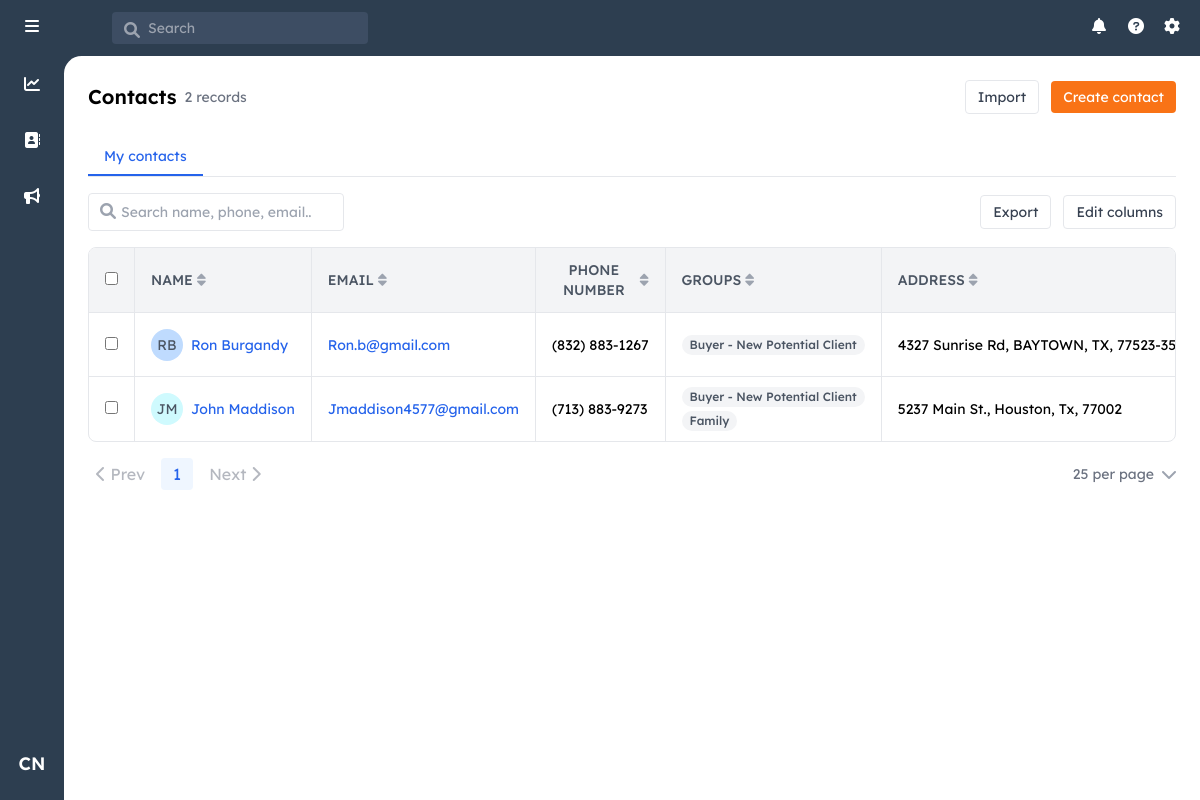
Page / (signed in) on the earlier database version.
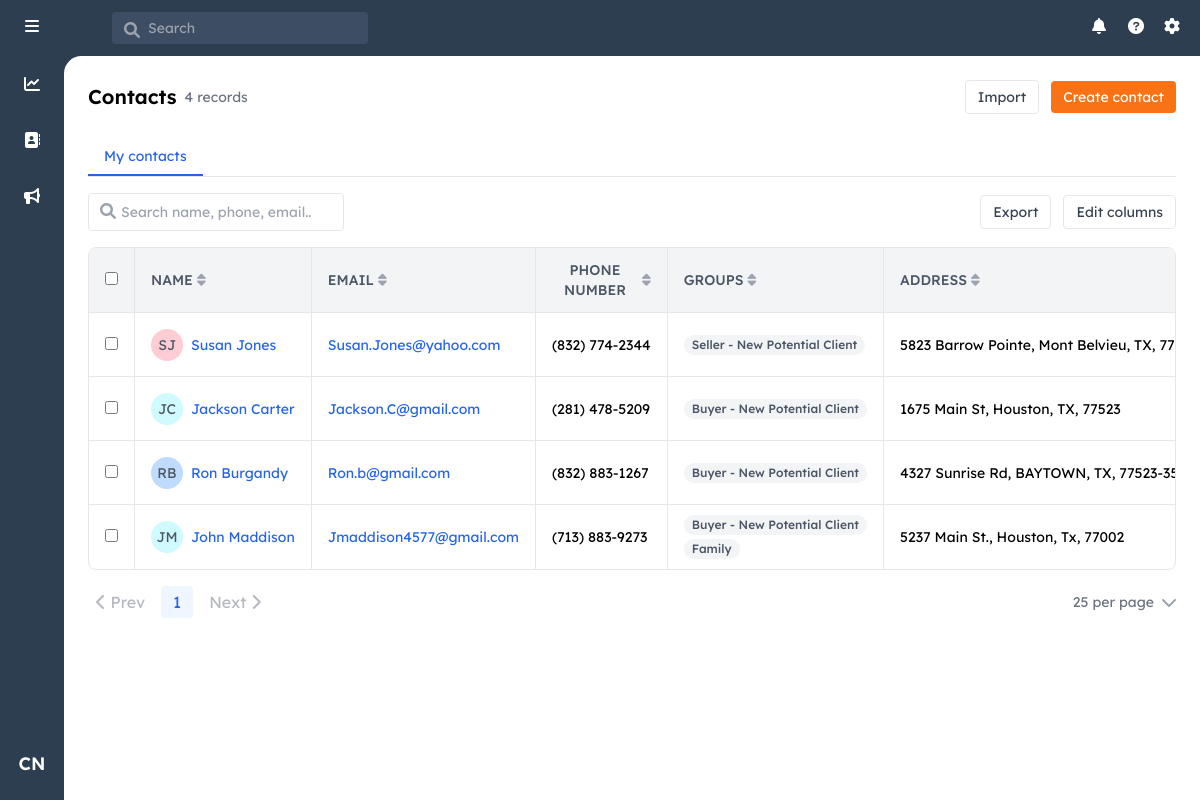
Same page on the later database version.
### models.py (models this page shows, shortened)
class User(UserMixin, db.Model):
    id = db.Column(db.Integer, primary_key=True)
    username = db.Column(db.String(80), unique=True, nullable=False)
    email = db.Column(db.String(120), unique=True, nullable=False)
    password_hash = db.Column(db.String(128))
    first_name = db.Column(db.String(80), nullable=False)
    last_name = db.Column(db.String(80), nullable=False)
    role = db.Column(db.String(20), nullable=False, default='agent')
    created_at = db.Column(db.DateTime, nullable=False, default=datetime.utcnow)
    last_login = db.Column(db.DateTime)

class Contact(db.Model):
    id = db.Column(db.Integer, primary_key=True)
    user_id = db.Column(db.Integer, db.ForeignKey('user.id'), nullable=False)
    first_name = db.Column(db.String(80), nullable=False)
    last_name = db.Column(db.String(80), nullable=False)
    email = db.Column(db.String(120))
    phone = db.Column(db.String(20))
    street_address = db.Column(db.String(200))
    city = db.Column(db.String(100))
    state = db.Column(db.String(50))
    zip_code = db.Column(db.String(20))
    notes = db.Column(db.Text)
    created_at = db.Column(db.DateTime, nullable=False, default=datetime.utcnow)
    updated_at = db.Column(db.DateTime, nullable=False, default=datetime.utcnow,
                          onupdate=datetime.utcnow)
    potential_commission = db.Column(db.Numeric(10, 2), nullable=False, default=5000.00)
    owner = db.relationship('User', backref=db.backref('contacts', lazy=True))
    groups = db.relationship('ContactGroup',
                           secondary=contact_groups,
                           back_populates='contacts',
                           lazy='joined')

class ContactGroup(db.Model):
    id = db.Column(db.Integer, primary_key=True)
    name = db.Column(db.String(100), unique=True, nullable=False)
    category = db.Column(db.String(50), nullable=False)
    sort_order = db.Column(db.Integer, nullable=False)
    created_at = db.Column(db.DateTime, nullable=False, default=datetime.utcnow)
    contacts = db.relationship('Contact',
                             secondary=contact_groups,
                             back_populates='groups',
                             lazy='dynamic')

### app.py (the view, shortened to what this page needs)
    @app.route('/')
    @login_required
    def index():
        show_all = request.args.get('view') == 'all' and current_user.role == 'admin'
        sort_by = request.args.get('sort', 'created_at')
        sort_dir = request.args.get('dir', 'desc')
        search_query = request.args.get('q', '').strip()
        if show_all:
            query = Contact.query
        else:
            query = Contact.query.filter_by(user_id=current_user.id)
        if sort_by == 'owner':
            query = query.join(User, Contact.user_id == User.id)
            if sort_dir == 'asc':
                query = query.order_by(User.first_name.asc(), User.last_name.asc())
            else:
                query = query.order_by(User.first_name.desc(), User.last_name.desc())
        elif sort_by == 'potential_commission':
            from sqlalchemy import func
            if sort_dir == 'asc':
                query = query.order_by(func.coalesce(Contact.potential_commission, 0).asc())
            else:
                query = query.order_by(func.coalesce(Contact.potential_commission, 0).desc())
        else:
            sort_map = {
                'name': [Contact.first_name, Contact.last_name],
                'email': [Contact.email],
                'phone': [Contact.phone],
                'address': [Contact.street_address],
                'notes': [Contact.notes],
                'created_at': [Contact.created_at]
            }
            if sort_by in sort_map:
                sort_attrs = sort_map[sort_by]
                if sort_dir == 'asc':
                    query = query.order_by(*[attr.asc() for attr in sort_attrs])
                else:
                    query = query.order_by(*[attr.desc() for attr in sort_attrs])
        contacts = query.all()
        return render_template('index.html',
                               contacts=contacts,
                               show_all=show_all,
                               current_sort=sort_by,
                               current_dir=sort_dir)

### templates/index.html (shortened to what this page needs)
{% extends "base.html" %}
{% block content %}
<div class="p-6">
    <div class="flex justify-between items-center mb-6">
        <div class="flex items-center space-x-2">
            <h1 class="text-xl font-semibold">Contacts</h1>
            <span class="text-sm text-gray-500">{{ contacts|length }} record{% if contacts|length != 1 %}s{% endif %}</span>
        </div>
        <div class="flex items-center space-x-3">
            <div class="relative">
                <button onclick="document.getElementById('csvFile').click()"
                        id="importButton"
                        class="text-sm px-3 py-1.5 border rounded text-gray-700 hover:bg-gray-50">
                    Import
                </button>
            </div>
            <a href="{{ url_for('create_contact') }}" class="text-sm px-3 py-1.5 bg-orange-500 text-white rounded hover:bg-orange-600">
                Create contact
            </a>
        </div>
    </div>
    <div class="border-b mb-4">
        <div class="flex space-x-6">
            <button
                class="px-4 py-2 text-sm {% if not show_all %}text-blue-600 border-b-2 border-blue-600{% else %}text-gray-600 hover:text-gray-800{% endif %}"
                onclick="window.location.href = '{{ url_for('index', view='my') }}';"
            >
                My contacts
            </button>
        </div>
    </div>
    <div class="mb-4 flex items-center justify-between">
        <div class="relative">
            <input
                type="text"
                id="searchInput"
                placeholder="Search name, phone, email..."
                class="w-64 pl-8 pr-8 py-2 border rounded text-sm"
                value="{{ request.args.get('q', '') }}"
                autocomplete="off"
            >
            <i class="fas fa-search absolute left-3 top-2.5 text-gray-400"></i>
        </div>
        <div class="flex items-center space-x-3">
            <a href="{{ url_for('export_contacts', view=request.args.get('view'), q=request.args.get('q')) }}"
               class="text-sm px-3 py-1.5 border rounded text-gray-700 hover:bg-gray-50">
                Export
            </a>
            <button class="text-sm px-3 py-1.5 border rounded text-gray-700 hover:bg-gray-50">
                Edit columns
            </button>
        </div>
    </div>
    <div class="border rounded-lg overflow-hidden">
        <table class="w-full">
            <thead class="bg-gray-100 text-sm border-b">
                <tr>
                    <th class="w-8 px-4 py-3">
                        <input type="checkbox" class="rounded">
                    </th>
                    <th class="w-64 px-4 py-3 font-medium text-gray-600 border-l text-sm">
                        <div class="flex items-center space-x-1 cursor-pointer" onclick="sortTable('name')">
                            <span>NAME</span>
                            <i class="fas fa-sort{% if current_sort == 'name' %}{% if current_dir == 'asc' %}-up{% else %}-down{% endif %}{% endif %}
                               text-{% if current_sort == 'name' %}gray-800{% else %}gray-400{% endif %} hover:text-gray-600"></i>
                        </div>
                    </th>
                    <th class="w-48 px-4 py-3 font-medium text-gray-600 border-l text-sm">
                        <div class="flex items-center space-x-1 cursor-pointer" onclick="sortTable('email')">
                            <span>EMAIL</span>
                            <i class="fas fa-sort{% if current_sort == 'email' %}{% if current_dir == 'asc' %}-up{% else %}-down{% endif %}{% endif %}
                               text-{% if current_sort == 'email' %}gray-800{% else %}gray-400{% endif %} hover:text-gray-600"></i>
                        </div>
                    </th>
                    <th class="w-40 px-4 py-3 font-medium text-gray-600 border-l text-sm">
                        <div class="flex items-center space-x-1 cursor-pointer" onclick="sortTable('phone')">
                            <span>PHONE NUMBER</span>
                            <i class="fas fa-sort{% if current_sort == 'phone' %}{% if current_dir == 'asc' %}-up{% else %}-down{% endif %}{% endif %}
                               text-{% if current_sort == 'phone' %}gray-800{% else %}gray-400{% endif %} hover:text-gray-600"></i>
                        </div>
                    </th>
                    <th class="w-64 px-4 py-3 font-medium text-gray-600 border-l text-sm">
                        <div class="flex items-center space-x-1">
                            <span>GROUPS</span>
                            <i class="fas fa-sort text-gray-400 hover:text-gray-600 cursor-pointer"></i>
                        </div>
                    </th>
                    <th class="w-48 px-4 py-3 font-medium text-gray-600 border-l text-sm">
                        <div class="flex items-center space-x-1 cursor-pointer" onclick="sortTable('address')">
                            <span>ADDRESS</span>
                            <i class="fas fa-sort{% if current_sort == 'address' %}{% if current_dir == 'asc' %}-up{% else %}-down{% endif %}{% endif %}
                               text-{% if current_sort == 'address' %}gray-800{% else %}gray-400{% endif %} hover:text-gray-600"></i>
                        </div>
                    </th>
                </tr>
            </thead>
            <tbody class="divide-y text-sm">
                {% for contact in contacts %}
                <tr class="hover:bg-gray-50 h-16">
                    <td class="px-4">
                        <input type="checkbox" class="rounded">
                    </td>
                    <td class="px-4 border-l">
                        <div class="flex items-center">
                            <div class="w-8 h-8 rounded-full flex items-center justify-center text-sm mr-2 flex-shrink-0 text-gray-600
                                {% set initials = contact.first_name[0]|upper + contact.last_name[0]|upper %}
                                {{ colors[initials[0]] or 'bg-gray-100' }}"
                            >
                                {{ contact.first_name[0] }}{{ contact.last_name[0] }}
                            </div>
                            <a href="{{ url_for('view_contact', contact_id=contact.id) }}"
                               class="text-blue-600 hover:text-blue-800 text-sm overflow-hidden overflow-ellipsis whitespace-nowrap max-w-[180px]">
                                {{ contact.first_name }} {{ contact.last_name }}
                            </a>
                        </div>
                    </td>
                    <td class="px-4 border-l">
                        <div class="overflow-hidden overflow-ellipsis whitespace-nowrap text-blue-600">
                            {{ contact.email or '--' }}
                        </div>
                    </td>
                    <td class="px-4 border-l">
                        <div class="overflow-hidden overflow-ellipsis whitespace-nowrap">
                            {{ contact.phone or '--' }}
                        </div>
                    </td>
                    <td class="px-4 border-l relative">
                        <div class="flex flex-wrap gap-1 max-h-12 overflow-hidden relative">
                            {% for group in contact.groups[:2] %}
                                <span class="inline-flex items-center px-2 py-0.5 rounded-full text-xs font-medium bg-gray-100 text-gray-600 whitespace-nowrap">
                                    {{ group.name }}
                                </span>
                            {% else %}
                                --
                            {% endfor %}
                        </div>
                    </td>
                    <td class="px-4 border-l relative group">
                        <div class="overflow-hidden overflow-ellipsis whitespace-nowrap">
                            {% set address_parts = [] %}
                            {% if contact.street_address %}
                                {% set _ = address_parts.append(contact.street_address) %}
                            {% endif %}
                            {% if contact.city %}
                                {% set _ = address_parts.append(contact.city) %}
                            {% endif %}
                            {% if contact.state %}
                                {% set _ = address_parts.append(contact.state) %}
                            {% endif %}
                            {% if contact.zip_code %}
                                {% set _ = address_parts.append(contact.zip_code) %}
                            {% endif %}
                            {{ address_parts|join(', ') or '--' }}
                        </div>
                    </td>
                </tr>
                {% else %}
                <tr>
                    <td colspan="{{ '9' if current_user.role == 'admin' and show_all else '8' }}" class="px-4 py-8 text-center text-gray-500 text-sm">
                        No contacts found. Click "Create contact" to add one.
                    </td>
                </tr>
                {% endfor %}
            </tbody>
        </table>
    </div>
    <div class="flex items-center justify-between mt-4">
        <div class="flex items-center space-x-2">
            <button class="px-2 py-1 text-gray-500 disabled:opacity-50" disabled>
                <i class="fas fa-chevron-left"></i> Prev
            </button>
            <span class="px-3 py-1 bg-blue-50 text-blue-600 rounded">1</span>
            <button class="px-2 py-1 text-gray-500 disabled:opacity-50" disabled>
                Next <i class="fas fa-chevron-right"></i>
            </button>
        </div>
        <div class="flex items-center space-x-2">
            <span class="text-sm text-gray-500">25 per page</span>
            <i class="fas fa-chevron-down text-gray-400"></i>
        </div>
    </div>
</div>
{% endblock %}

### templates/base.html (shortened to what this page needs)
<!DOCTYPE html>
<html lang="en">
<head>
    <script src="https://cdn.tailwindcss.com"></script>
    <link rel="stylesheet" href="https://cdnjs.cloudflare.com/ajax/libs/font-awesome/6.0.0/css/all.min.css">
</head>
<body class="h-screen flex flex-col bg-[#2d3e50]">
<header class="text-white h-14 flex items-center justify-between">
    <div class="flex items-center space-x-12">
        <div class="w-16 flex justify-center pl-1.5">
            <i class="fas fa-bars h-5 w-5"></i>
        </div>
        <div class="relative">
            <i class="fas fa-search h-4 w-4 absolute left-3 top-2.5 text-gray-400"></i>
            <input
                type="text"
                placeholder="Search"
                class="bg-[#3d4d63] text-sm rounded pl-9 pr-4 py-1.5 w-64 focus:outline-none"
            >
        </div>
    </div>
    <div class="flex items-center space-x-4 pr-4 relative">
        <i class="fas fa-bell h-5 w-5"></i>
        <i class="fas fa-question-circle h-5 w-5"></i>
        <i class="fas fa-cog h-5 w-5"></i>
    </div>
</header>
<div class="flex flex-1 overflow-hidden relative">
    <aside class="w-16 flex flex-col items-center py-4 z-10">
        <div class="relative group mb-8">
            <a href="{{ url_for('dashboard') }}" class="p-2.5 rounded-lg hover:bg-[#3d4d63]">
                <i class="fas fa-chart-line text-white"></i>
            </a>
        </div>
        <div class="relative group mb-8">
            <a href="{{ url_for('index') }}" class="p-2.5 rounded-lg hover:bg-[#3d4d63]">
                <i class="fas fa-address-book text-white"></i>
            </a>
        </div>
        <div class="relative group mb-8">
            <a href="#" class="p-2.5 rounded-lg hover:bg-[#3d4d63]">
                <i class="fas fa-bullhorn text-white"></i>
            </a>
        </div>
        {% if current_user.is_authenticated %}
            <div class="relative group">
                <button
                    id="userIcon"
                    class="w-10 h-10 rounded-full hover:bg-[#3d4d63] text-white flex items-center justify-center text-lg font-semibold transition-colors duration-200"
                >
                    {{ current_user.first_name[0] }}{{ current_user.last_name[0] }}
                </button>
            </div>
        {% endif %}
    </aside>
    <main class="flex-1 overflow-auto bg-white absolute inset-0 ml-16 rounded-tl-[1.1rem]">
        {% block content %}{% endblock %}
    </main>
</div>
</body>
</html>

Differences in the rows shown:
added Contact: first_name "S", last_name "J", first_name "Susan", last_name "Jones", email "Susan.Jones@yahoo.com", phone "(832) 774-2344", address_parts "5823 Barrow Pointe, Mont Belvieu, TX,…"
now on this page (row unchanged): ContactGroup: name "Seller - New Potential Client", shown under "S"
added Contact: first_name "J", last_name "C", first_name "Jackson", last_name "Carter", email "Jackson.C@gmail.com", phone "(281) 478-5209", address_parts "1675 Main St, Houston, TX, 77523", ContactGroup (name "Buyer - New Potential Client")
Other differences:
{{ contacts|length }}: "2" → "4"
